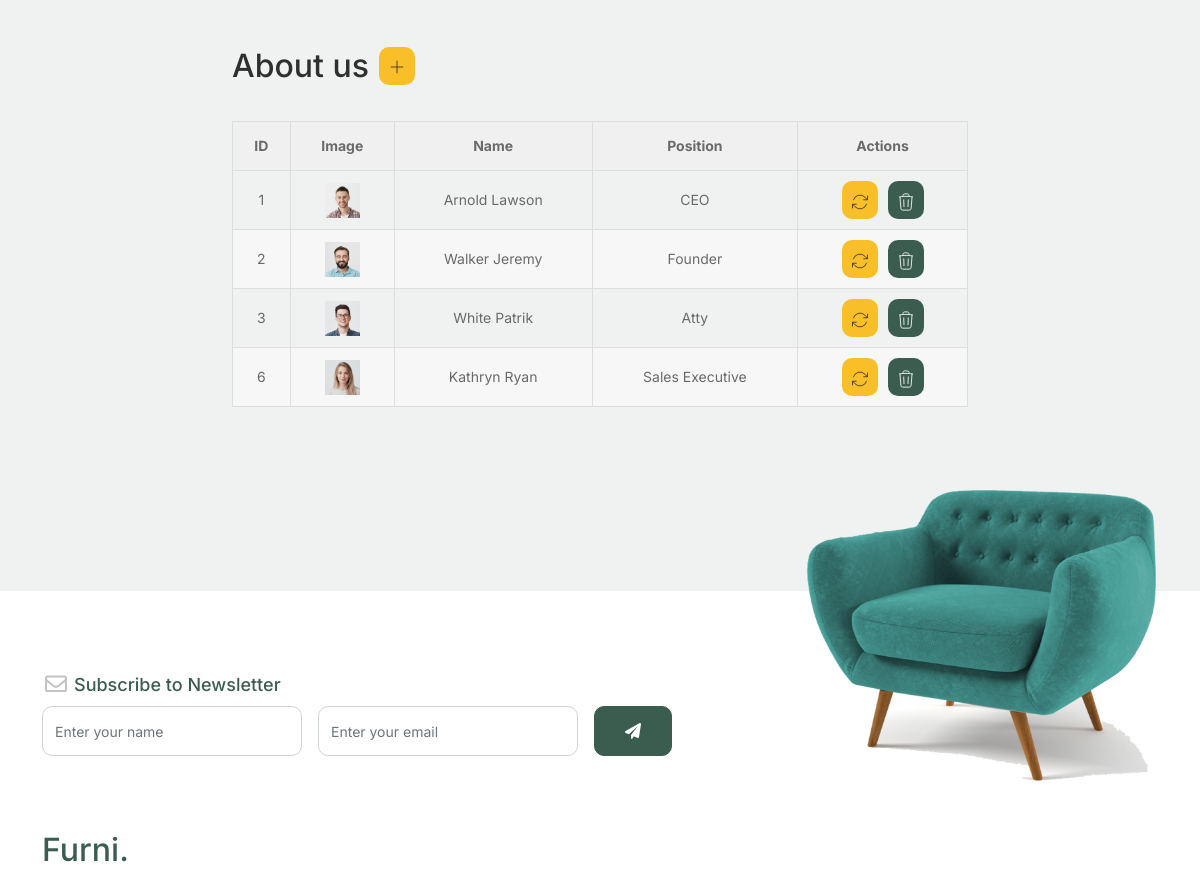
The app's page /abouts/ (signed in, middle part), older data.
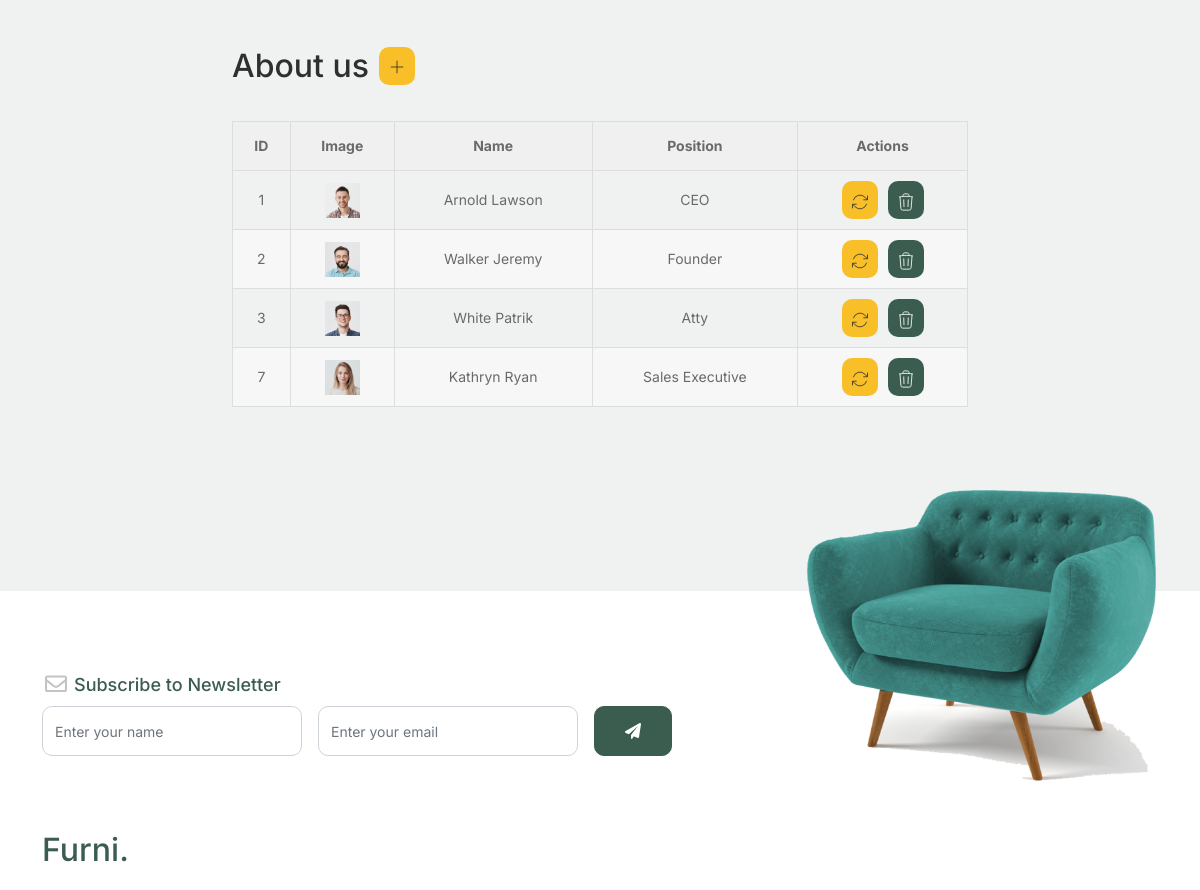
The same page, newer data.
### models/models.py (models this page shows, shortened)
class About(models.Model):
    first_name = models.CharField(max_length=100)
    last_name = models.CharField(max_length=100)
    position = models.CharField(max_length=100)
    description = models.TextField(default="")
    image_url = models.CharField(max_length=2083, default="")
    class Meta:
        verbose_name_plural = "Abouts"
        verbose_name = "About"

### models/views.py (the view)
# urls.py: path("abouts/", Abouts.as_view(), name="abouts"),
class Abouts(CustomLoginRequiredMixin, ListView):
    model = About
    template_name = "abouts.html"

### models/views.py (called while the page is built)
    def dispatch(self, request, *args, **kwargs):
        user = request.user
        if not user.is_authenticated:
            messages.warning(request, "You must be logged in to view this page")
            return self.handle_no_permission()
        return super(CustomLoginRequiredMixin, self).dispatch(request, *args, **kwargs)

### models/templates/abouts.html (shortened to what this page needs)
{% extends 'index.html' %}
{% block static %}
	{% load static %}
{% endblock static %}
{% block content %}
	<div class="untree_co-section">
		<div class="container">
	  	<div class="block">
        <div class="row justify-content-center mb-5">
          <div class="col-md-8 col-lg-8 pb-4">
					  <div class="row mb-2">
              <div class="title-table" >
                <h2 class="section-title">About us</h2>
                <a class="btn-table btn-secondary" href="{% url 'aboutCreate' %}">
                  <svg xmlns="http://www.w3.org/2000/svg" fill="none" viewBox="0 0 24 24" strokeWidth=2 stroke="currentColor" class="icon-table">
                    <path strokeLinecap="round" strokeLinejoin="round" d="M12 4.5v15m7.5-7.5h-15" />
                  </svg>
                </a>
              </div>
					  </div>
            <table>
              <tr>
                <th>ID</th>
                <th>Image</th>
                <th>Name</th>
                <th>Position</th>
                <th>Actions</th>
              </tr>
              {% for about in about_list %}
              <tr>
                <td>{{about.id}}</td>
                <td><img class="img-table" src="{% static 'images/'|add:about.image_url %}" alt="" /></td>
                <td>{{about.first_name}} {{about.last_name}}</td>
                <td>{{about.position}}</td>
                <td>
                  <div class="actions-table" >
                    <a class="btn-table btn-secondary" href="{% url 'aboutUpdate' about.id %}">
                    </a>
                    <a class="btn-table btn-primary" href="{% url 'aboutDelete' about.id %}">
                    </a>
                  </div>
                </td>
              </tr>
              {% endfor %}
            </table>
          </div>
        </div>
			</div>
	  </div>
	</div>
{% endblock content %}

Row changes from the older to the newer data that the page shows:
removed About: id "6", image_url (picture), first_name "Kathryn", last_name "Ryan", position "Sales Executive"
added About: id "7", image_url (picture), first_name "Kathryn", last_name "Ryan", position "Sales Executive"
